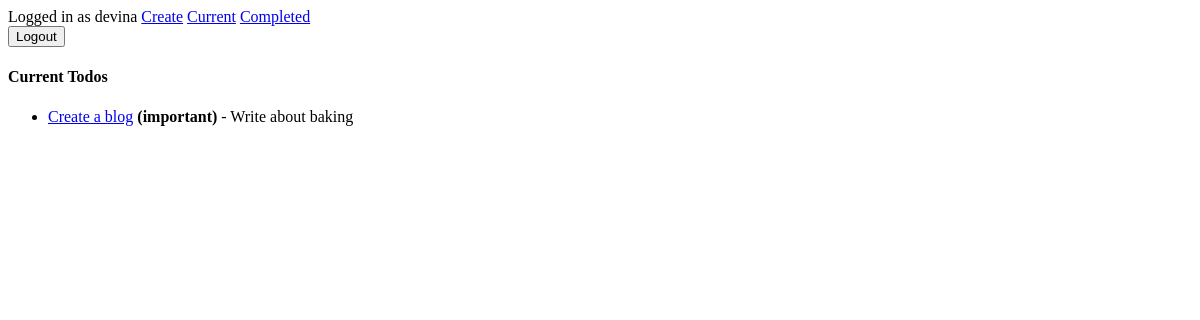
The page /current/ (signed in) on the database as committed earlier.
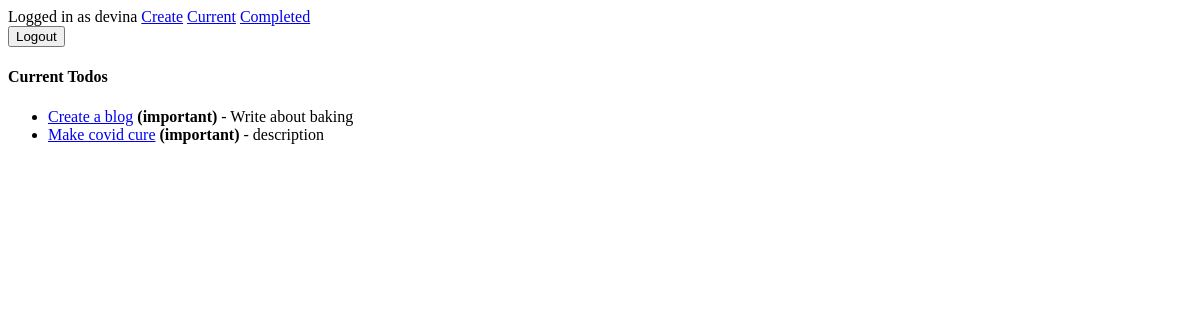
The same page on the database as committed later.
### todoapp/models.py (models this page shows, shortened)
class Todo(models.Model):
    title = models.CharField(max_length=100)
    memo = models.TextField(blank=True)
    created = models.DateTimeField(auto_now_add=True)
    datecomlpleted = models.DateTimeField(null=True, blank=True)
    important = models.BooleanField(default=False)
    user = models.ForeignKey(User, on_delete=models.CASCADE)

### todoapp/views.py (the view)
# urls.py: path('current/', views.currenttodos, name='currenttodos'),
@login_required
def currenttodos(request):
    todos = Todo.objects.filter(user=request.user, datecomlpleted__isnull=True)
    return render(request, 'todoapp/currenttodos.html', {'todos': todos})

### todoapp/templates/todoapp/currenttodos.html
{% extends 'todoapp/base.html' %}
{% block content %}
    <h4>Current Todos</h4>
    <ul>
        {% for todo in todos %}
        <li>
            <a href="{% url 'viewtodo' todo.id %}">{{ todo.title }}</a>
            {% if todo.important  %} <b>(important)</b> {% endif %}
            {% if todo.memo  %} - {{ todo.memo }} {% endif %}
        </li>
        {% endfor %}
    </ul>
{% endblock %}

### todoapp/templates/todoapp/base.html (shortened to what this page needs)
{% if user.is_authenticated %}
    Logged in as {{ user.username }}
    <a href="{% url 'createtodos' %}">Create</a>
    <a href="{% url 'currenttodos' %}">Current</a>
    <a href="{% url 'completedtodos' %}">Completed</a>
    <form action="{% url 'logoutuser' %}" method="post">
    <button type="submit">Logout</button>
    </form>
{% else %}
<a href="{% url 'loginuser' %}">Login</a>
<a href="{% url 'signupuser' %}">Signup</a>
{% endif %}
{% block content %}{% endblock %}

Rows that differ between the two databases and show on the page:
added Todo: title "Make covid cure", important "(important)", memo "description"
